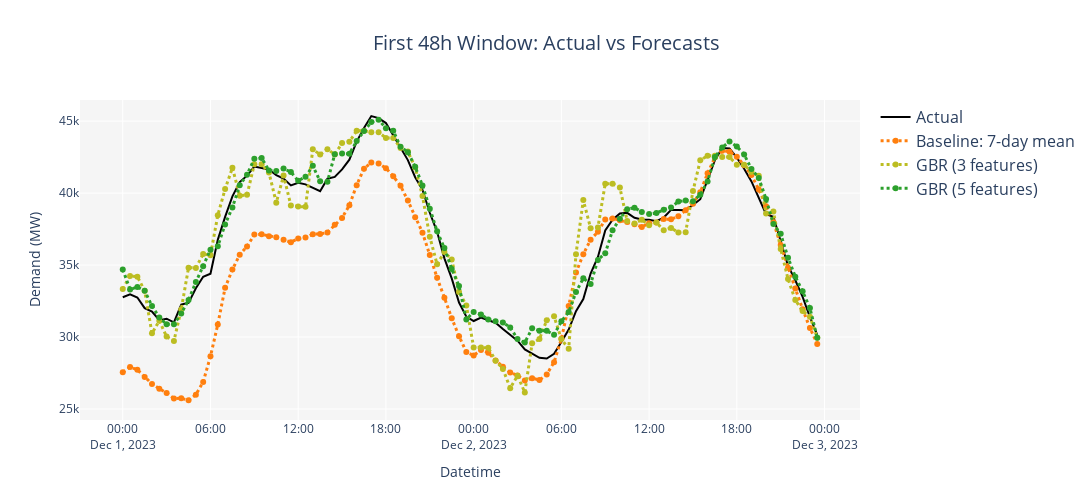

The cell this chart's notebook holds for it:
### Markdown cell above
## Forecast comparison: the first 48h window

### Code cell
# Prepare data for the first 48h window
actual_times = first_window_baseline["datetime"]
actual_values = df_ml.filter(
    (df_ml["datetime"] >= actual_times.iloc[0]) & (df_ml["datetime"] <= actual_times.iloc[-1])
)["tsd"].to_numpy()

# Forecasts for the first 48h window
baseline_pred = first_window_baseline["prediction"]
gbr_pred = first_window_ml_3["prediction"]
gbr_extra_pred = first_window_ml_5["prediction"]

# Plotly colors (same as in the last block)
color_baseline = '#ff7f0e'
color_gbr = '#bcbd22'
color_gbr_extra = '#2ca02c'

fig = go.Figure()

# Actual (solid black)
fig.add_trace(go.Scatter(
    x=actual_times,
    y=actual_values,
    mode='lines',
    name='Actual',
    line=dict(color='black', width=2, dash='solid')
))

# Baseline forecast (dotted)
fig.add_trace(go.Scatter(
    x=actual_times,
    y=baseline_pred,
    mode='lines+markers',
    name='Baseline: 7-day mean',
    line=dict(color=color_baseline, width=3, dash='dot'),
    marker=dict(color=color_baseline)
))

# GBR 3 features (dotted)
fig.add_trace(go.Scatter(
    x=actual_times,
    y=gbr_pred,
    mode='lines+markers',
    name='GBR (3 features)',
    line=dict(color=color_gbr, width=3, dash='dot'),
    marker=dict(color=color_gbr)
))

# GBR 5 features (dotted)
fig.add_trace(go.Scatter(
    x=actual_times,
    y=gbr_extra_pred,
    mode='lines+markers',
    name='GBR (5 features)',
    line=dict(color=color_gbr_extra, width=3, dash='dot'),
    marker=dict(color=color_gbr_extra)
))

fig.update_layout(
    title="First 48h Window: Actual vs Forecasts",
    xaxis_title="Datetime",
    yaxis_title="Demand (MW)",
    title_font=dict(size=20),
    title_x=0.5,
    plot_bgcolor='whitesmoke',
    legend=dict(font=dict(size=16)),
    width=1100,
    height=500
)

fig.show()
